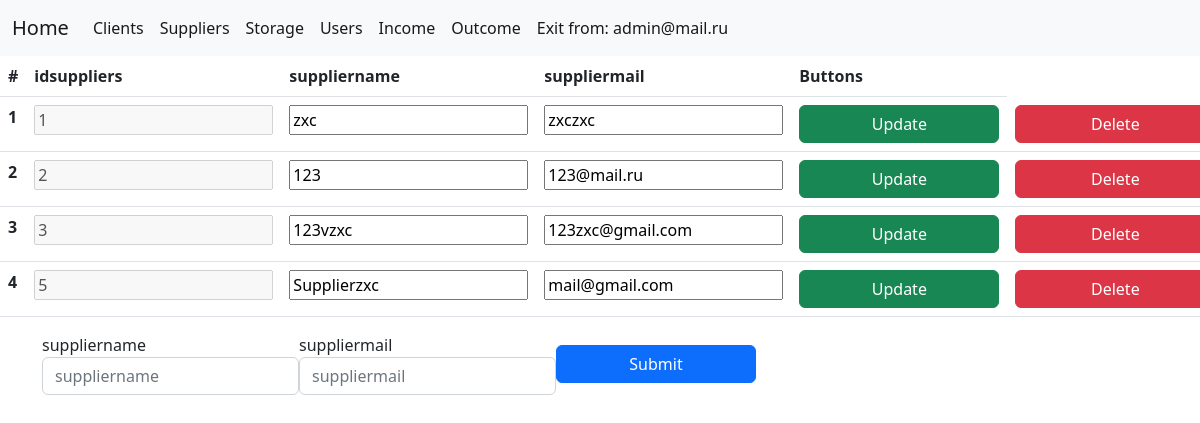
/suppliers/suppliers.php (signed in), run on an earlier commit of the app's database.
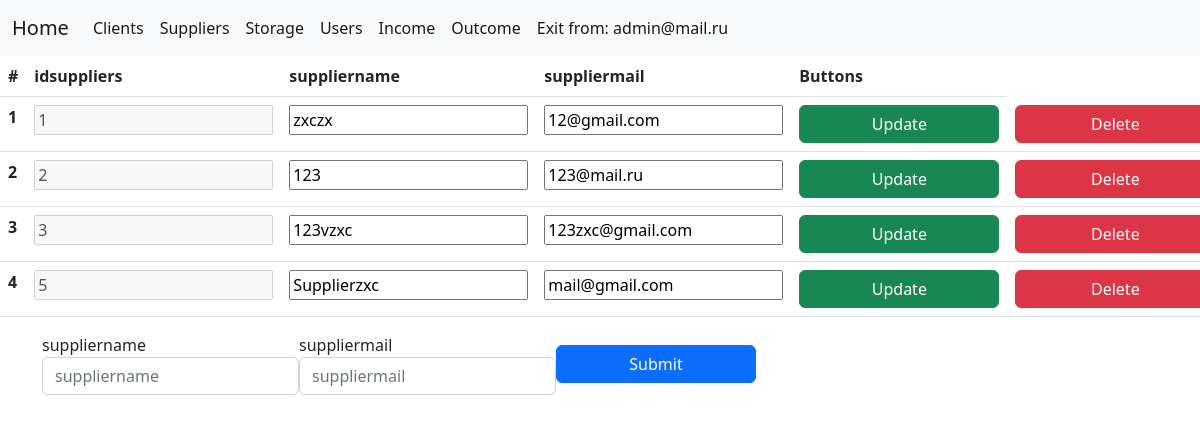
And on a later commit of the database.
### tables this page shows
CREATE TABLE `suppliers` (
  `idsuppliers` int NOT NULL AUTO_INCREMENT,
  `suppliername` varchar(45) NOT NULL,
  `suppliermail` varchar(100) NOT NULL,
  PRIMARY KEY (`idsuppliers`),
  UNIQUE KEY `idsuppliers_UNIQUE` (`idsuppliers`)
);

### suppliers/suppliers.php (the view, shortened to what this page needs)
<?php
require_once "../util/database.php";
$req=mysqli_query($mysql,"SELECT * FROM suppliers");
$req1=mysqli_query($mysql,"SELECT * FROM suppliers");
$vals = mysqli_fetch_assoc($req1);
$req1 = mysqli_fetch_all($req);
$fields[] = [];
$i = 1;
?>
<!DOCTYPE html>
<html lang="en">
<head>
    <link rel="stylesheet" href="../source/bootstrap/css/bootstrap.min.css"/>
    <link rel="stylesheet" href="../source/style.css"/>
</head>
<body>
    <nav class="navbar navbar-expand-lg bg-light">
        <div class="container-fluid">
            <a class="navbar-brand" href="../"> Home </a>
            <div class="collapse navbar-collapse">
                <ul class="navbar-nav me-auto mb-12 mb-lg-0">
                    <li class="nav-item">
                        <a class="nav-link active" href="../clients/clients.php">Clients </a>
                    </li>
                    <li class="nav-item">
                        <a class="nav-link active" aria-current="page" href="../suppliers/suppliers.php">Suppliers</a>
                    </li>
                    <li class="nav-item">
                        <a class="nav-link active" aria-current="page" href="../storage/storage.php">Storage</a>
                    </li>
                    <li class="nav-item">
                            <a class="nav-link active" aria-current="page" href="../users/users.php">Users</a>
                        </li>
                        <li class="nav-item">
                            <a class="nav-link active" aria-current="page" href="../income/income.php">Income</a>
                        </li>
                        <li class="nav-item">
                            <a class="nav-link active" aria-current="page" href="../outcome/outcome.php">Outcome</a>
                        </li>
                    <li class="nav-item">
                        <a class="nav-link active" aria-current="page" href="../util/exit.php">Exit from: <?=$_SESSION['usermail']?></a>
                    </li>
                </ul>
            </div>
        </div>
    </nav>
        <table class="table">
            <thead class="thead-light">
                <tr>
                    <th scope="col">#</th>
                    <?php
                    foreach($vals as $key => $value){
                        echo('<th scope="col">'.$key.'</th>');
                        array_push($fields,$key);
                        }
                    ?>
                    <th>Buttons</th>
                </tr>
            </thead>
            <tbody>
                <?php
                    foreach($req1 as $key => $val)
                    {
                        $j = 0;
                        echo('<tr>');
                        echo('<th scope="row">'.$i.'</th>');
                        ?>
                        <form action="CRUD/update.php" class="formtb" method="POST" id=<?php echo("tb".$key)?> >
                        <?php
                        foreach($val as $data){
                            if($j == 0)
                            {
                                echo('<td> <input type="text" disabled  name="'."item".$j.'" placeholder="'.$data.'" value="'.$data.'">');
                                echo('</td>');
                            }
                            else{
                                echo('<td> <input type="text" id="'."idtb".$j.$key.'" name="'."item".$j.'" placeholder="'.$data.'" value="'.$data.'"></td>');
                            }
                            $j++;
                        }
                        echo('<td><button type="submit" class="btn btn-success">Update</button></td>');
                        ?>
                        </form>
                        <?php
                        echo('<td> <a href="CRUD/delete.php?id='.$val[0].'"><button class="btn btn-danger">Delete</button></a></td>');
                        echo('</tr>');
                        $i++;
                    }?>
            </tbody>
        </table>
        <div class="container">
        <form action="./CRUD/create.php" method="POST">
            <div style="display:flex;" class="form-row align-items-center">
                <?php
                    for($i = 2; $i <= sizeof($vals); $i++){
                ?>
                    <div class="col-auto">
                        <label class="sr-only" for="inlineFormInput"><?=$fields[$i]?></label>
                        <input  required type="text" class="form-control mb-2" name="name_<?=$i?>" placeholder="<?=$fields[$i]?>">
                    </div>
                <?php }?>
                <div class="col-auto">
                    <button type="submit" class="btn btn-primary mb-2">Submit</button>
                </div>
            </div>
        </form>
    </div>
</body>
</html>

What changed in the data, as far as the page shows it:
changed suppliers id 1: item1 "zxc" → "zxczx"; item2 "zxczxc" → "12@gmail.com"
